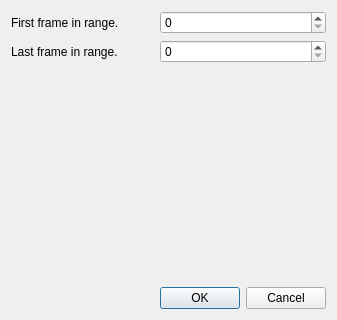
<?xml version="1.0" encoding="UTF-8"?>
<ui version="4.0">
 <class>RemoveAnnotationDialog</class>
 <widget class="QDialog" name="RemoveAnnotationDialog">
  <property name="geometry">
   <rect>
    <x>0</x>
    <y>0</y>
    <width>337</width>
    <height>320</height>
   </rect>
  </property>
  <property name="windowTitle">
   <string>Dialog</string>
  </property>
  <layout class="QGridLayout" name="gridLayout">
   <item row="2" column="1">
    <spacer name="verticalSpacer">
     <property name="orientation">
      <enum>Qt::Vertical</enum>
     </property>
     <property name="sizeHint" stdset="0">
      <size>
       <width>20</width>
       <height>40</height>
      </size>
     </property>
    </spacer>
   </item>
   <item row="1" column="1">
    <widget class="QSpinBox" name="endSpinBox"/>
   </item>
   <item row="3" column="1">
    <widget class="QDialogButtonBox" name="buttonBox">
     <property name="orientation">
      <enum>Qt::Horizontal</enum>
     </property>
     <property name="standardButtons">
      <set>QDialogButtonBox::Cancel|QDialogButtonBox::Ok</set>
     </property>
    </widget>
   </item>
   <item row="0" column="1">
    <widget class="QSpinBox" name="startSpinBox"/>
   </item>
   <item row="3" column="0">
    <spacer name="horizontalSpacer">
     <property name="orientation">
      <enum>Qt::Horizontal</enum>
     </property>
     <property name="sizeHint" stdset="0">
      <size>
       <width>40</width>
       <height>20</height>
      </size>
     </property>
    </spacer>
   </item>
   <item row="0" column="0">
    <widget class="QLabel" name="label">
     <property name="text">
      <string>First frame in range.</string>
     </property>
    </widget>
   </item>
   <item row="1" column="0">
    <widget class="QLabel" name="label_2">
     <property name="text">
      <string>Last frame in range.</string>
     </property>
    </widget>
   </item>
  </layout>
 </widget>
 <resources/>
 <connections>
  <connection>
   <sender>buttonBox</sender>
   <signal>accepted()</signal>
   <receiver>RemoveAnnotationDialog</receiver>
   <slot>accept()</slot>
   <hints>
    <hint type="sourcelabel">
     <x>248</x>
     <y>254</y>
    </hint>
    <hint type="destinationlabel">
     <x>157</x>
     <y>274</y>
    </hint>
   </hints>
  </connection>
  <connection>
   <sender>buttonBox</sender>
   <signal>rejected()</signal>
   <receiver>RemoveAnnotationDialog</receiver>
   <slot>reject()</slot>
   <hints>
    <hint type="sourcelabel">
     <x>316</x>
     <y>260</y>
    </hint>
    <hint type="destinationlabel">
     <x>286</x>
     <y>274</y>
    </hint>
   </hints>
  </connection>
 </connections>
</ui>
